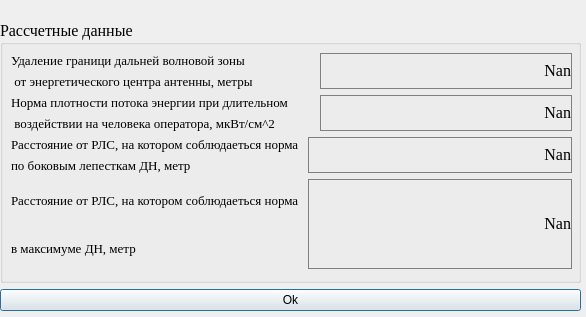
<?xml version="1.0" encoding="UTF-8"?>
<ui version="4.0">
 <class>results</class>
 <widget class="QDialog" name="results">
  <property name="geometry">
   <rect>
    <x>0</x>
    <y>0</y>
    <width>586</width>
    <height>317</height>
   </rect>
  </property>
  <property name="windowTitle">
   <string>Dialog</string>
  </property>
  <widget class="QWidget" name="">
   <property name="geometry">
    <rect>
     <x>0</x>
     <y>0</y>
     <width>2</width>
     <height>2</height>
    </rect>
   </property>
   <layout class="QVBoxLayout" name="verticalLayout"/>
  </widget>
  <widget class="QWidget" name="">
   <property name="geometry">
    <rect>
     <x>0</x>
     <y>20</y>
     <width>581</width>
     <height>291</height>
    </rect>
   </property>
   <layout class="QVBoxLayout" name="verticalLayout_2">
    <item>
     <widget class="QGroupBox" name="groupBox_2">
      <property name="font">
       <font>
        <family>Times New Roman</family>
        <pointsize>12</pointsize>
       </font>
      </property>
      <property name="title">
       <string>Рассчетные данные</string>
      </property>
      <widget class="QWidget" name="layoutWidget">
       <property name="geometry">
        <rect>
         <x>11</x>
         <y>33</y>
         <width>561</width>
         <height>216</height>
        </rect>
       </property>
       <layout class="QVBoxLayout" name="verticalLayout_18">
        <item>
         <layout class="QVBoxLayout" name="verticalLayout_15">
          <item>
           <layout class="QVBoxLayout" name="verticalLayout_13">
            <item>
             <layout class="QHBoxLayout" name="horizontalLayout_8">
              <item>
               <layout class="QVBoxLayout" name="verticalLayout_11">
                <item>
                 <widget class="QLabel" name="label_9">
                  <property name="font">
                   <font>
                    <family>Times New Roman</family>
                    <pointsize>10</pointsize>
                   </font>
                  </property>
                  <property name="text">
                   <string>Удаление граници дальней волновой зоны                     </string>
                  </property>
                 </widget>
                </item>
                <item>
                 <widget class="QLabel" name="label_10">
                  <property name="font">
                   <font>
                    <family>Times New Roman</family>
                    <pointsize>10</pointsize>
                   </font>
                  </property>
                  <property name="text">
                   <string> от энергетического центра антенны, метры</string>
                  </property>
                 </widget>
                </item>
               </layout>
              </item>
              <item>
               <widget class="QLabel" name="label_udalenie">
                <property name="toolTip">
                 <string>&lt;html&gt;&lt;head/&gt;&lt;body&gt;&lt;p align=&quot;right&quot;&gt;&lt;br/&gt;Nan&lt;/p&gt;&lt;/body&gt;&lt;/html&gt;</string>
                </property>
                <property name="styleSheet">
                 <string notr="true">QLabel {
  qproperty-alignment: 'AlignVCenter | AlignRight';
  border: 1px solid gray;
}
</string>
                </property>
                <property name="text">
                 <string>&lt;html&gt;&lt;head/&gt;&lt;body&gt;&lt;p align=&quot;right&quot;&gt;Nan&lt;/p&gt;&lt;/body&gt;&lt;/html&gt;</string>
                </property>
               </widget>
              </item>
             </layout>
            </item>
            <item>
             <layout class="QHBoxLayout" name="horizontalLayout_9">
              <item>
               <layout class="QVBoxLayout" name="verticalLayout_12">
                <item>
                 <widget class="QLabel" name="label_12">
                  <property name="font">
                   <font>
                    <pointsize>10</pointsize>
                   </font>
                  </property>
                  <property name="text">
                   <string>Норма плотности потока энергии при длительном        </string>
                  </property>
                 </widget>
                </item>
                <item>
                 <widget class="QLabel" name="label_13">
                  <property name="font">
                   <font>
                    <pointsize>10</pointsize>
                   </font>
                  </property>
                  <property name="text">
                   <string> воздействии на человека оператора, мкВт/см^2</string>
                  </property>
                 </widget>
                </item>
               </layout>
              </item>
              <item>
               <widget class="QLabel" name="label_PPE">
                <property name="styleSheet">
                 <string notr="true">QLabel {
  qproperty-alignment: 'AlignVCenter | AlignRight';
  border: 1px solid gray;
}
</string>
                </property>
                <property name="text">
                 <string>&lt;html&gt;&lt;head/&gt;&lt;body&gt;&lt;p align=&quot;right&quot;&gt;Nan&lt;/p&gt;&lt;/body&gt;&lt;/html&gt;</string>
                </property>
               </widget>
              </item>
             </layout>
            </item>
           </layout>
          </item>
          <item>
           <layout class="QHBoxLayout" name="horizontalLayout_10">
            <item>
             <layout class="QVBoxLayout" name="verticalLayout_14">
              <item>
               <widget class="QLabel" name="label_15">
                <property name="font">
                 <font>
                  <pointsize>10</pointsize>
                 </font>
                </property>
                <property name="text">
                 <string>Расстояние от РЛС, на котором соблюдаеться норма </string>
                </property>
               </widget>
              </item>
              <item>
               <widget class="QLabel" name="label_16">
                <property name="font">
                 <font>
                  <family>Times New Roman</family>
                  <pointsize>10</pointsize>
                 </font>
                </property>
                <property name="text">
                 <string>по боковым лепесткам ДН, метр</string>
                </property>
               </widget>
              </item>
             </layout>
            </item>
            <item>
             <widget class="QLabel" name="label_Long">
              <property name="font">
               <font>
                <family>Times New Roman</family>
                <pointsize>10</pointsize>
               </font>
              </property>
              <property name="styleSheet">
               <string notr="true">QLabel {
  qproperty-alignment: 'AlignVCenter | AlignRight';
  border: 1px solid gray;
}
</string>
              </property>
              <property name="text">
               <string>&lt;html&gt;&lt;head/&gt;&lt;body&gt;&lt;p align=&quot;right&quot;&gt;&lt;span style=&quot; font-size:12pt;&quot;&gt;Nan&lt;/span&gt;&lt;/p&gt;&lt;/body&gt;&lt;/html&gt;</string>
              </property>
             </widget>
            </item>
           </layout>
          </item>
         </layout>
        </item>
        <item>
         <layout class="QHBoxLayout" name="horizontalLayout_11">
          <item>
           <layout class="QVBoxLayout" name="verticalLayout_17">
            <item>
             <widget class="QLabel" name="label_11">
              <property name="font">
               <font>
                <pointsize>10</pointsize>
               </font>
              </property>
              <property name="text">
               <string>Расстояние от РЛС, на котором соблюдаеться норма </string>
              </property>
             </widget>
            </item>
            <item>
             <widget class="QLabel" name="label_14">
              <property name="font">
               <font>
                <pointsize>10</pointsize>
               </font>
              </property>
              <property name="text">
               <string>в максимуме ДН, метр</string>
              </property>
             </widget>
            </item>
           </layout>
          </item>
          <item>
           <widget class="QLabel" name="label_LongMax">
            <property name="font">
             <font>
              <family>Times New Roman</family>
              <pointsize>12</pointsize>
             </font>
            </property>
            <property name="styleSheet">
             <string notr="true">QLabel {
  qproperty-alignment: 'AlignVCenter | AlignRight';
  border: 1px solid gray;
}</string>
            </property>
            <property name="text">
             <string>&lt;html&gt;&lt;head/&gt;&lt;body&gt;&lt;p align=&quot;right&quot;&gt;Nan&lt;/p&gt;&lt;/body&gt;&lt;/html&gt;</string>
            </property>
           </widget>
          </item>
         </layout>
        </item>
       </layout>
      </widget>
     </widget>
    </item>
    <item>
     <widget class="QPushButton" name="pushButton">
      <property name="text">
       <string>Ok</string>
      </property>
     </widget>
    </item>
   </layout>
  </widget>
 </widget>
 <resources/>
 <connections/>
</ui>
